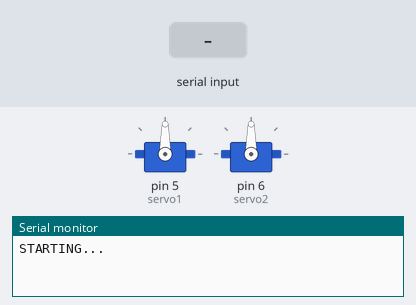
This sketch was run on a simulated Arduino Uno, built with avr-gcc and run on an emulated ATmega328P. On the bench: 2 × servo, the last lines printed to the serial monitor. Inputs (shaded band) come from the test bench.

Above: at 1.2 s.
1.3 s: "L,45\n" received over Serial
At 2.3 s:
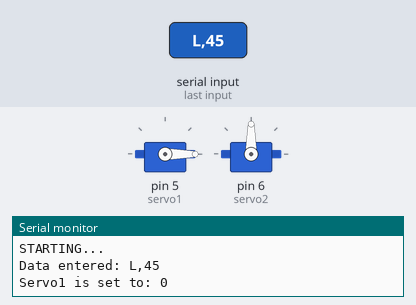
2.9 s: "R,45\n" received over Serial
At 3.6 s:
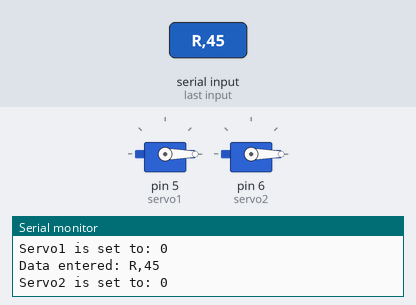
4.5 s: "L90\n" received over Serial
At 5.8 s:
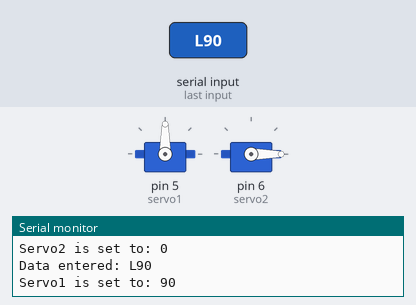
6.1 s: "L" received over Serial
At 7.4 s:
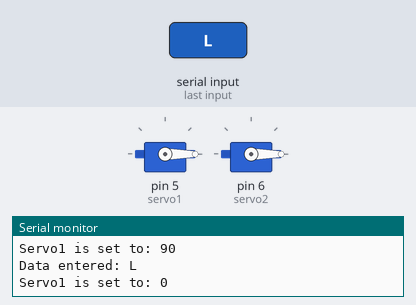
Timing chart, 0 to 8.7 s (numbered marks = the images above; inputs shaded):
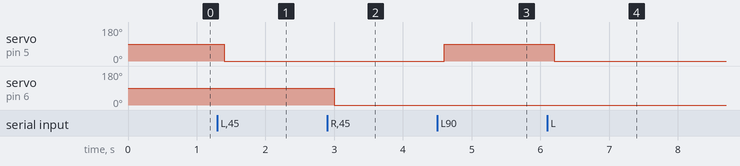

The sketch:

ServoMotor.ino
```cpp
#include <Servo.h>

char buffer[10];
Servo servo1;
Servo servo2;

void setup() {
  servo1.attach(5);
  servo2.attach(6);
  Serial.begin(9600);
  Serial.flush();
  servo1.write(90);
  servo2.write(90);
  Serial.println("STARTING...");
}

void loop() {
  if (Serial.available() > 0){
    int index = 0;
    delay(100);
    int numChar = Serial.available();
    if(numChar > 10){
      numChar = 10;
    }

    while (numChar --){
      buffer[index++] = Serial.read();
    }
    splitString(buffer);
  }
}

void splitString(char* data){
  Serial.print("Data entered: ");
  Serial.println(data);
  char* parameter;
  parameter = strtok(data, " , ");
  while(parameter != NULL){
    setServo(parameter);
    parameter = strtok(NULL," , ");
  }
  for (int x=0;x<9;x++){
    buffer[x] = '\0';
  }
  Serial.flush();
}

void setServo(char* data){
  if((data[0] == 'L') || (data[0] == 'l')){
    int firstVal = strtol(data + 1, NULL,10);
    firstVal = constrain(firstVal,0,180);
    servo1.write(firstVal);
    Serial.print("Servo1 is set to: ");
    Serial.println(firstVal);
  }

  if((data[0] == 'R') || (data[0] == 'r')){
    int secondVal = strtol(data + 1, NULL,10);
    secondVal = constrain(secondVal,0,255);
    servo2.write(secondVal);
    Serial.print("Servo2 is set to: ");
    Serial.println(secondVal);
  }
}
```

Measured:
- after the input at 1.3 s, servo on pin 5 (servo1): 90° → 0° after 0.10 s
- after the input at 2.9 s, servo on pin 6 (servo2): 90° → 0° after 0.10 s
- after the input at 4.5 s, servo on pin 5 (servo1): 0° → 90° after 0.10 s
- after the input at 6.1 s, servo on pin 5 (servo1): 90° → 0° after 0.10 s
